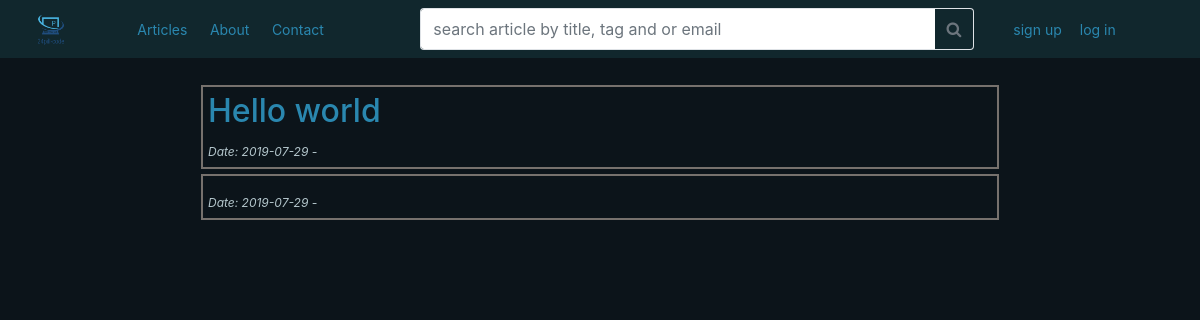
The page /all_articles.php on the database as committed earlier.
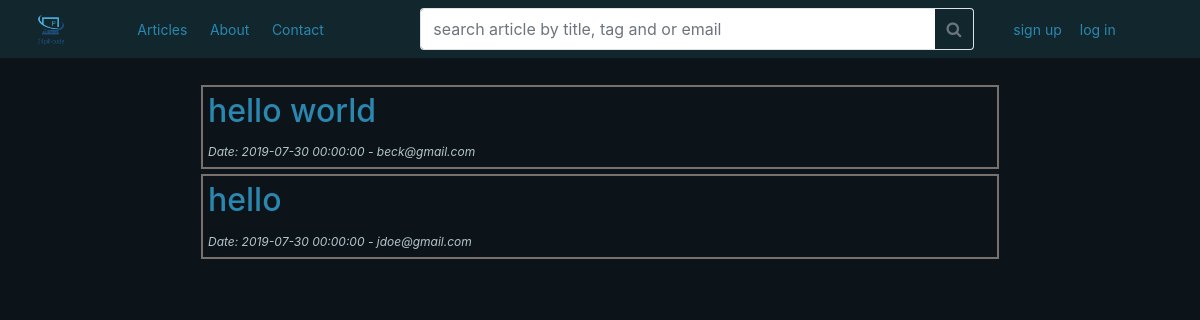
The same page on the database as committed later.
### tables this page shows
CREATE TABLE `articles` (
  `post_id` int(11) NOT NULL,
  `post_title` varchar(255) NOT NULL,
  `post_content` text NOT NULL,
  `post_date` datetime NOT NULL DEFAULT current_timestamp(),
  `user_email` varchar(255) NOT NULL
);

### all_articles.php (the view, shortened to what this page needs)
<?php
    include_once "views_preprocessor.php";
?>
<?php
    $read_article_title_query = "SELECT `post_title`, `post_date`, `user_email`, `post_id` FROM `articles` ORDER BY `post_date` DESC;";
    $article_result = mysqli_query($db_connection, $read_article_title_query);
    $article_data = mysqli_fetch_all($article_result);
?>
<div class="index-body container-fluid">
    <?php
        if ($article_data):
            foreach ($article_data as $data):
    ?>
                <div class="article">
                    <a href=<?="article.php?qid=". $data[3];?>>
                        <h2><?=$data[0];?></h2>
                    </a>
                    <span>Date: <?=$data[1] . " - " . $data[2];?></span>
                </div>
    <?php
            endforeach;
        else:
    ?>      <div>
                <p>Sorry Note articles here yet!!!</p>
            </div>
    <?php
        endif;
    ?>
</div>

Rows that differ between the two databases and show on the page:
removed articles: post_title "Hello world", post_date "2019-07-29"
removed articles: post_date "2019-07-29"
added articles: post_title "hello world", post_date "2019-07-30 00:00:00", user_email "beck@gmail.com"
added articles: post_title "hello", post_date "2019-07-30 00:00:00", user_email "jdoe@gmail.com"
